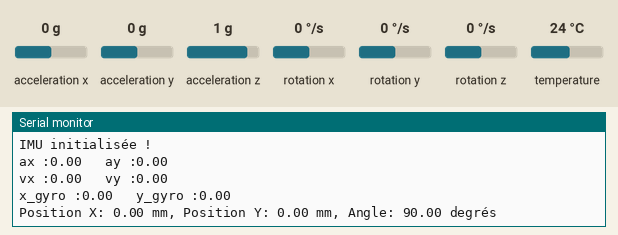
This sketch was run on a simulated Arduino Leonardo, built with avr-gcc and run on an emulated ATmega32U4. Parts: the last lines printed to the serial monitor. The test bench sets the inputs (shaded band); at power-on: acceleration x 0 g, acceleration y 0 g, rotation z 0 °/s, acceleration z 1 g, rotation x 0 °/s, rotation y 0 °/s, temperature 24 °C.

Above: at 7.9 s.
8.0 s: acceleration x set to -1.4 g
At 8.5 s:
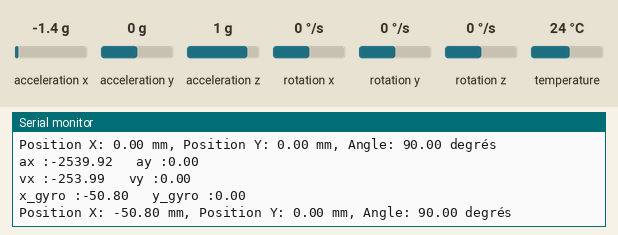
9.5 s: acceleration y set to -1.4 g
At 10.0 s:
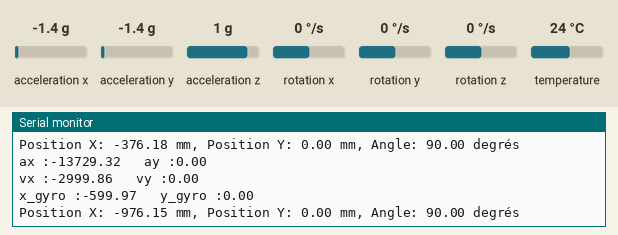
11.0 s: rotation z set to -192 °/s
At 12.1 s:
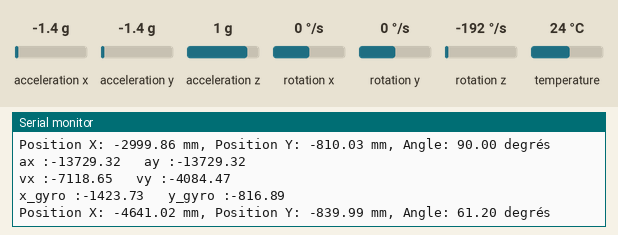
Timing chart, 0 to 14.0 s (numbered marks = the images above; inputs shaded):
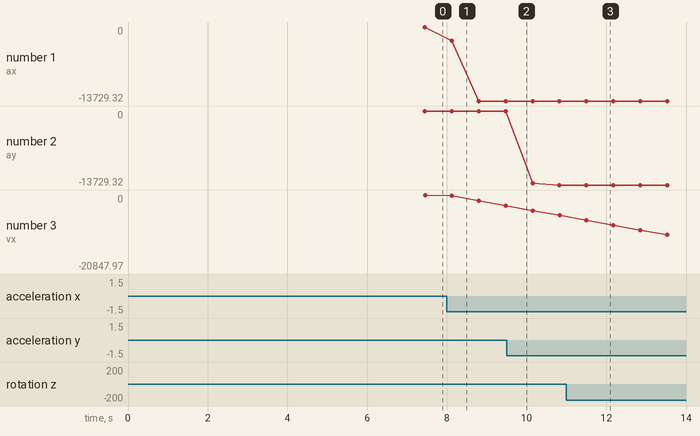

Measured:
- after the input at 8.0 s, the serial monitor: prints a new line after 0.13 s (image 1)
- after the input at 11.0 s, the serial monitor: prints a new line after 0.51 s (image 3)
- plotted number 1: 0 → -13729.32 after the input at 8.0 s
- plotted number 3: 0 → -2999.86 after the input at 8.0 s

The sketch:

gyroscope_calcul_position.ino
```cpp
#include <Wire.h>
#include <Adafruit_MPU6050.h>
#include <Adafruit_Sensor.h>
#include <math.h>

#define DT 0.2  // Temps écoulé depuis la dernière lecture du gyroscope (en secondes)
float x = 0.0;  // Position initiale en x
float y = 0.0;  // Position initiale en y
float angle = PI/2;  // Angle initial
float vx = 0.0;   // Vitesse initiale en x
float vy = 0.0;   // Vitesse initiale en y

float moy_err_ax = 0.0;   // Erreur moyenne au repos de l'accélération sur l'axe x pour la calibration
float moy_err_ay = 0.0;   // Erreur moyenne au repos de l'accélération sur l'axe y pour la calibration
float moy_err_gz = 0.0;   // Erreur moyenne au repos de la rotation autour de l'axe z pour la calibration

// Initialisation de l'objet MPU6050
Adafruit_MPU6050 mpu;

// Prototypage de la fonction
float* calculer_position(float x_prec, float y_prec, float angle_prec, float ax, float ay, float az, float gx, float gy, float gz);

void setup() {
  Serial.begin(115200);
  while (!Serial) {
    delay(10); // will pause Zero, Leonardo, etc until serial console opens
  }
Serial.println("Try to initialize !");

  // Try to initialize!
  if (!mpu.begin()) {
    Serial.println("Failed to find MPU6050 chip");
    while (1) {
      delay(10);
    }
  }
  Serial.println("IMU initialisée !");

  mpu.setAccelerometerRange(MPU6050_RANGE_4_G);
  mpu.setGyroRange(MPU6050_RANGE_250_DEG);
  mpu.setFilterBandwidth(MPU6050_BAND_21_HZ);
  Serial.println("");
  delay(100);

  float somme_err_ax = 0.0;
  float somme_err_ay = 0.0;
  float somme_err_gz = 0.0;
  const int nombre_valeurs = 2000;

  for (int i = 0; i < nombre_valeurs; i++) {
    // Lecture des données du gyroscope
    sensors_event_t a, g, temp;
    mpu.getEvent(&a, &g, &temp);

    // Calcul des valeurs d'accélération et rotation (en m/s²)
    float erreur_ax = a.acceleration.x;
    float erreur_ay = a.acceleration.y;
    float erreur_gz = g.gyro.z;

    somme_err_ax += erreur_ax;
    somme_err_ay += erreur_ay;
    somme_err_gz += erreur_gz;

    delay(1);
  }

  // Calcul de la moyenne
  moy_err_ax = somme_err_ax / nombre_valeurs;
  moy_err_ay = somme_err_ay / nombre_valeurs;
  moy_err_gz = somme_err_gz / nombre_valeurs;
}

void loop() {

  const int nb_rep = DT*1000;
  float somme_ax = 0.0;
  float somme_ay = 0.0;
  float somme_gz = 0.0;
  float moy_ax = 0.0;
  float moy_ay = 0.0;
  float moy_gz = 0.0;
  float ax = 0.0;
  float ay = 0.0;
  float gz = 0.0;

  for (int i = 0; i < nb_rep; i++) {
    // Lecture des données du gyroscope
    sensors_event_t a, g, temp;
    mpu.getEvent(&a, &g, &temp);

    // Calcul des valeurs d'accélération et rotation (en m/s²)
    ax = a.acceleration.x;
    ay = a.acceleration.y;
    gz = g.gyro.z;

    somme_ax += ax;
    somme_ay += ay;
    somme_gz += gz;

    delay(1);
  }

  moy_ax = somme_ax / nb_rep;
  moy_ay = somme_ay / nb_rep;
  moy_gz = somme_gz / nb_rep;

  // Lecture des données du gyroscope
  // sensors_event_t a, g, temp;
  // mpu.getEvent(&a, &g, &temp);

  // Calcul des valeurs d'accélération et rotation (en mm/s² et rad/s)
  ax = (moy_ax-moy_err_ax)*1000;
  ay = (moy_ay-moy_err_ay)*1000;
  gz = moy_gz-moy_err_gz;

  // Tableau pour stocker la nouvelle position
  float* nouvelle_position;

  // Calculer la position du robot
  nouvelle_position = calculer_position(x, y, angle, ax, ay, gz, vx, vy);

  // Mettre à jour les valeurs de position
  x = nouvelle_position[0];
  y = nouvelle_position[1];
  angle = nouvelle_position[2];
  vx = nouvelle_position[3];
  vy = nouvelle_position[4];

  // Libérer la mémoire allouée pour le tableau
  delete[] nouvelle_position;

  // Envoyer les données de position via la liaison série
  Serial.print("Position X: ");
  Serial.print(x);
  Serial.print(" mm, Position Y: ");
  Serial.print(y);
  Serial.print(" mm, Angle: ");
  Serial.print(angle*360/(2*PI));
  Serial.println(" degrés");

  // Pause pour permettre à l'IMU de récupérer de nouvelles données
  // delay(1000*DT);
}


float* calculer_position(float x_prec, float y_prec, float angle_prec, float ax, float ay, float gz, float vx_prec, float vy_prec) {
    // Allouer de la mémoire pour le tableau de valeurs de position
    float* nouvelle_position = new float[5];

    // Calcul des valeurs de position
    float vx = 0.5*ax*DT + vx_prec;
    float vy = 0.5*ay*DT + vy_prec;
    Serial.print("ax :");
    Serial.print(ax);
    Serial.print("   ay :");
    Serial.println(ay);
    Serial.print("vx :");
    Serial.print(vx);
    Serial.print("   vy :");
    Serial.println(vy);
    float x_gyro = vx*DT;
    float y_gyro = vy*DT;
    Serial.print("x_gyro :");
    Serial.print(x_gyro);
    Serial.print("   y_gyro :");
    Serial.println(y_gyro);
    float rotation = gz*DT;
    float new_angle = angle_prec + rotation;
    float new_x = x_prec + (x_gyro*cos(new_angle - PI/2) - y_gyro*sin(new_angle - PI/2));
    float new_y = y_prec + (x_gyro*sin(new_angle - PI/2) + y_gyro*cos(new_angle - PI/2));

    // Stocker les valeurs de position dans le tableau
    nouvelle_position[0] = new_x;
    nouvelle_position[1] = new_y;
    nouvelle_position[2] = new_angle;
    nouvelle_position[3] = vx;
    nouvelle_position[4] = vy;

    // Retourner le tableau de valeurs de position
    return nouvelle_position;
}
```
